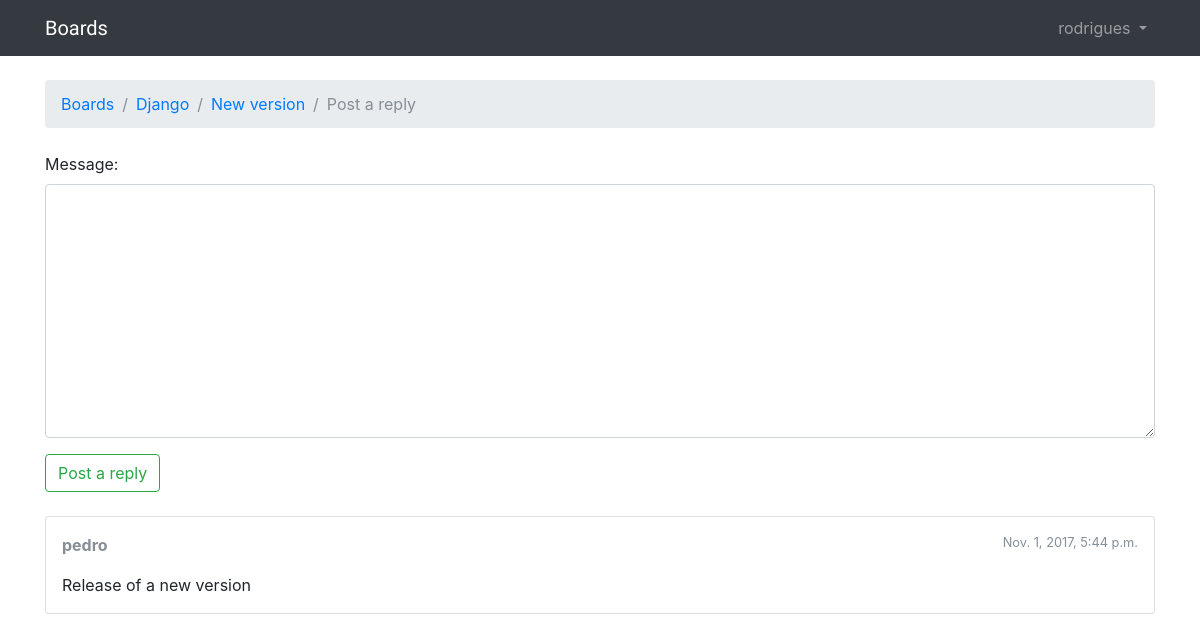
The app's page /boards/1/topics/2/reply/ (signed in) with its own data.
### boards/models.py (models this page shows, shortened)
class Topic(models.Model):
    subject = models.CharField(max_length=255)
    last_updated = models.DateTimeField(auto_now_add=True)
    board = models.ForeignKey(Board, related_name='topics')
    starter = models.ForeignKey(User, related_name='topics')

class Board(models.Model):
    name = models.CharField(max_length=30, unique=True)
    description = models.CharField(max_length=100)

class Post(models.Model):
    message = models.TextField(max_length=4000)
    topic = models.ForeignKey(Topic, related_name='posts')
    created_at = models.DateTimeField(auto_now_add=True)
    updated_at = models.DateTimeField(null=True)
    created_by = models.ForeignKey(User, related_name='posts')
    updated_by = models.ForeignKey(User, null=True, related_name='+')

### boards/views.py (the view)
# urls.py: url(r'^boards/(?P<pk>\d+)/topics/(?P<topic_pk>\d+)/reply/$', boards_views.reply_topic, name='reply_topic'),
@login_required
def reply_topic(request, pk, topic_pk):
    topic = get_object_or_404(Topic, board__pk=pk, pk=topic_pk)
    if request.method == 'POST':
        form = PostForm(request.POST)
        if form.is_valid():
            post = form.save(commit=False)
            post.topic = topic
            post.created_by = request.user
            post.save()
            return redirect('topic_posts', pk=pk, topic_pk=topic_pk)
    else:
        form = PostForm()
    return render(request, 'reply_topic.html', {'topic': topic, 'form': form})

### boards/forms.py
class PostForm(forms.ModelForm):
    class Meta:
        model = Post
        fields = ['message']

### boards/templatetags/form_tags.py (called while the page is built)
@register.filter
def input_class(bound_field):
    css_class = ''
    if bound_field.form.is_bound:
        if bound_field.errors:
            css_class = 'is-invalid'
        elif field_type(bound_field) != 'PasswordInput':
            css_class = 'is-valid'
    return 'form-control {}'.format(css_class)

### templates/reply_topic.html (shortened to what this page needs)
{% extends 'base.html' %}
{% load static %}
{% block breadcrumb %}
  <li class="breadcrumb-item"><a href="{% url 'home' %}">Boards</a></li>
  <li class="breadcrumb-item"><a href="{% url 'board_topics' topic.board.pk %}">{{ topic.board.name }}</a></li>
  <li class="breadcrumb-item"><a href="{% url 'topic_posts' topic.board.pk topic.pk %}">{{ topic.subject }}</a></li>
  <li class="breadcrumb-item active">Post a reply</li>
{% endblock %}
{% block content %}
  <form method="post" class="mb-4">
    {% include 'includes/form.html' %}
    <button type="submit" class="btn btn-outline-success">Post a reply</button>
  </form>
  {% for post in topic.posts.all %}
    <div class="card mb-2">
      <div class="card-body p-3">
        <div class="row mb-3">
          <div class="col-6">
            <strong class="text-muted">{{ post.created_by.username }}</strong>
          </div>
          <div class="col-6 text-right">
            <small class="text-muted">{{ post.created_at }}</small>
          </div>
        </div>
        {{ post.message }}
      </div>
    </div>
  {% endfor %}
{% endblock %}

### templates/base.html (shortened to what this page needs)
{% load static %}
<html>
    <head>
        <link rel="stylesheet" href="{% static 'css/bootstrap.min.css' %}">
        <link rel="stylesheet" href="{% static 'css/app.css' %}">
    </head>
    <body>
        {% block body %}
        <nav class="navbar navbar-expand-sm navbar-dark bg-dark">
            <div class="container">
              <a class="navbar-brand" href="{% url 'home' %}">Boards</a>
              <div class="collapse navbar-collapse" id="mainMenu">
                {% if user.is_authenticated %}
                  <ul class="navbar-nav ml-auto">
                    <li class="nav-item dropdown">
                      <a class="nav-link dropdown-toggle" href="#" id="userMenu" data-toggle="dropdown" aria-haspopup="true" aria-expanded="false">
                        {{ user.username }}
                      </a>
                    </li>
                  </ul>
                {% else %}
                  <form class="form-inline ml-auto" style="margin-bottom: 0px;">
                    <a href="{% url 'login' %}" class="btn btn-outline-secondary">Login</a>
                    <a href="{% url 'signup' %}" class="btn btn-outline-primary ml-2">Signup</a>
                  </form>
                {% endif %}
              </div>
            </div>
          </nav>
            <div class="container">
              <ol class="breadcrumb my-4">
                {% block breadcrumb %}
                {% endblock %}
              </ol>
              {% block content %}
              {% endblock %}
            </div>
        {% endblock body %}
    </body>
</html>

### static/css/app.css (style rules this page uses)
.navbar-brand { font-family: 'Saira', sans-serif; }

### records on screen
Topic: board.name "Django", subject "New version"
Post: created_by.username "pedro", created_at "Nov. 1, 2017, 5:44 p.m.", message "Release of a new version"

### other values on screen
{{ user.username }} "rodrigues"
{{ field.label_tag }} "Message:"
